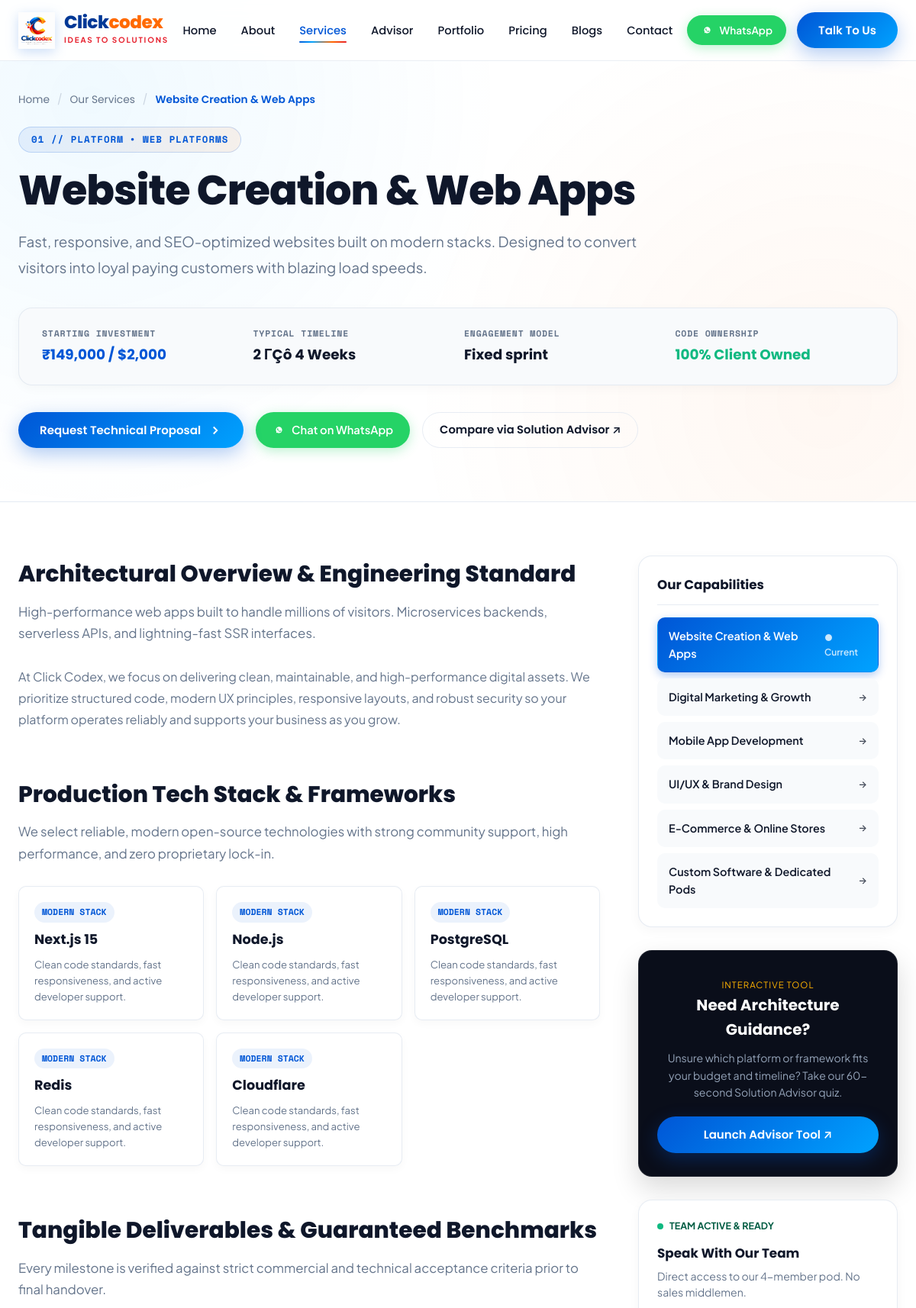
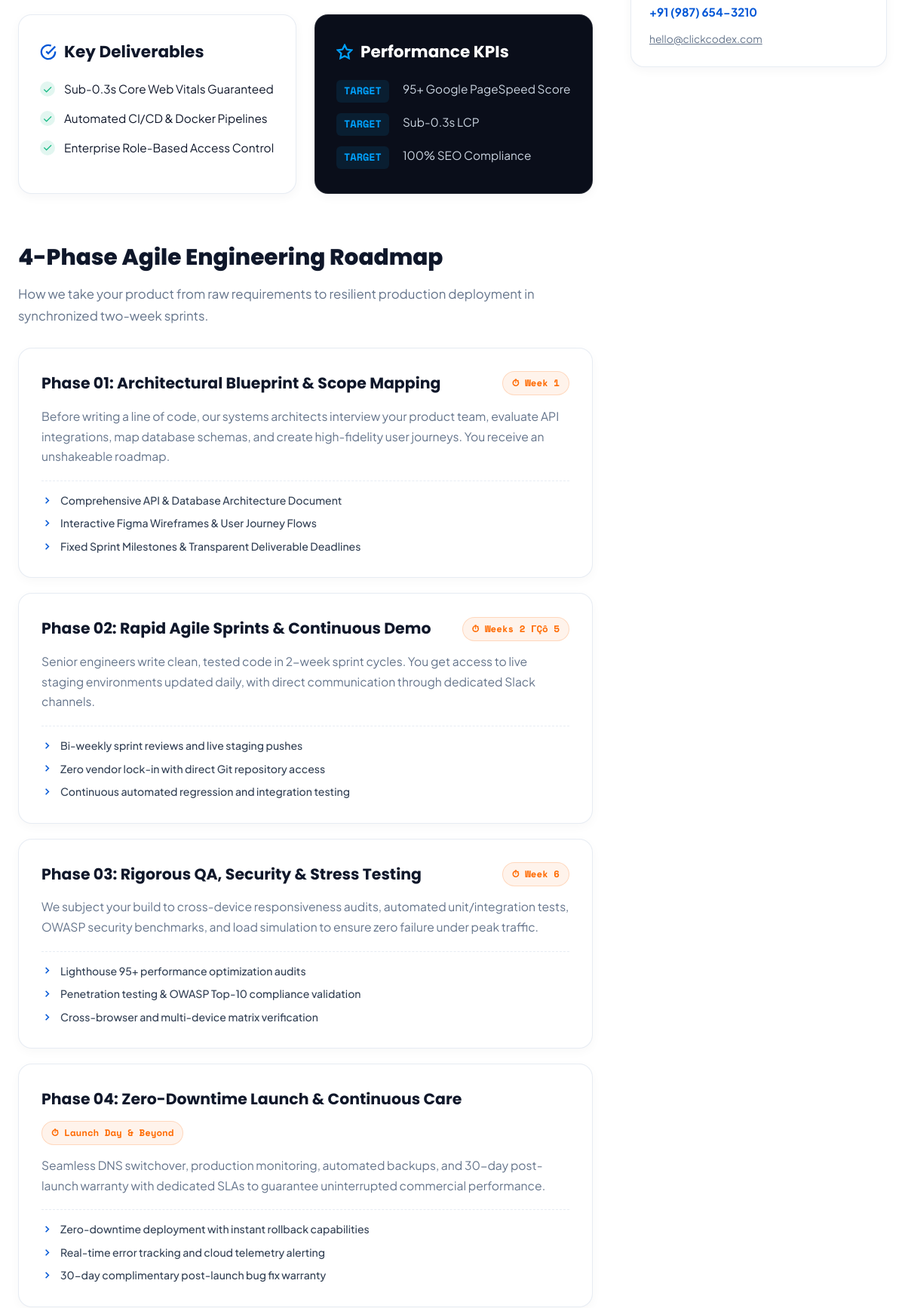
The page /services/website-development (upper part) on the database its author committed (2 pictures, top to bottom).
### tables this page shows
CREATE TABLE `services` (
  `id` int(10) unsigned NOT NULL AUTO_INCREMENT,
  `category_id` int(10) unsigned DEFAULT NULL,
  `service_code` varchar(60) NOT NULL,
  `slug` varchar(150) NOT NULL,
  `title` varchar(200) NOT NULL,
  `short_description` varchar(500) NOT NULL,
  `full_description` longtext DEFAULT NULL,
  `badge_label` varchar(100) DEFAULT 'CORE SERVICE',
  `icon_svg` text DEFAULT NULL,
  `featured_image` varchar(500) DEFAULT NULL,
  `starting_price_inr` decimal(12,2) DEFAULT NULL,
  `starting_price_usd` decimal(10,2) DEFAULT NULL,
  `price_model` enum('fixed_sprint','hourly','monthly_pod','custom') DEFAULT 'fixed_sprint',
  `typical_timeline` varchar(100) DEFAULT NULL,
  `tech_stack` longtext DEFAULT NULL COMMENT 'Array of technologies e.g. ["Next.js 15", "Node.js", "PostgreSQL", "Redis"]' CHECK (json_valid(`tech_stack`)),
  `key_deliverables` longtext DEFAULT NULL COMMENT 'Array of deliverables e.g. ["Sub-0.3s Core Web Vitals", "Automated CI/CD"]' CHECK (json_valid(`key_deliverables`)),
  `performance_kpis` longtext DEFAULT NULL COMMENT 'Metrics and benchmark guarantees' CHECK (json_valid(`performance_kpis`)),
  `is_featured` tinyint(1) NOT NULL DEFAULT 1,
  `is_active` tinyint(1) NOT NULL DEFAULT 1,
  `order_num` smallint(6) DEFAULT 0,
  `created_at` timestamp NOT NULL DEFAULT current_timestamp(),
  `updated_at` timestamp NOT NULL DEFAULT current_timestamp() ON UPDATE current_timestamp(),
  PRIMARY KEY (`id`),
  UNIQUE KEY `service_code` (`service_code`),
  UNIQUE KEY `slug` (`slug`),
  KEY `idx_service_slug` (`slug`),
  KEY `idx_service_active` (`is_active`,`is_featured`),
  KEY `fk_service_cat` (`category_id`),
  CONSTRAINT `fk_service_cat` FOREIGN KEY (`category_id`) REFERENCES `service_categories` (`id`) ON DELETE SET NULL
);

CREATE TABLE `service_categories` (
  `id` int(10) unsigned NOT NULL AUTO_INCREMENT,
  `name` varchar(100) NOT NULL,
  `slug` varchar(120) NOT NULL,
  `icon_svg` text DEFAULT NULL,
  `description` text DEFAULT NULL,
  `order_num` smallint(6) DEFAULT 0,
  `is_active` tinyint(1) NOT NULL DEFAULT 1,
  `created_at` timestamp NOT NULL DEFAULT current_timestamp(),
  `updated_at` timestamp NOT NULL DEFAULT current_timestamp() ON UPDATE current_timestamp(),
  PRIMARY KEY (`id`),
  UNIQUE KEY `slug` (`slug`)
);

CREATE TABLE `service_dossier_steps` (
  `id` int(10) unsigned NOT NULL AUTO_INCREMENT,
  `phase_code` varchar(50) NOT NULL,
  `phase_number` tinyint(4) NOT NULL,
  `phase_title` varchar(200) NOT NULL,
  `description` text NOT NULL,
  `typical_timeline` varchar(100) NOT NULL,
  `checkpoints` longtext NOT NULL COMMENT 'Array of milestone checkpoint items' CHECK (json_valid(`checkpoints`)),
  `order_num` smallint(6) DEFAULT 0,
  `is_active` tinyint(1) NOT NULL DEFAULT 1,
  `created_at` timestamp NOT NULL DEFAULT current_timestamp(),
  `updated_at` timestamp NOT NULL DEFAULT current_timestamp() ON UPDATE current_timestamp(),
  PRIMARY KEY (`id`),
  UNIQUE KEY `phase_code` (`phase_code`)
);

### app/Views/service-detail.php (the view, shortened to what the rows shown need)
<?php
$cleanWhatsapp = preg_replace('/[^0-9]/', '', (string)($settings['whatsapp_number'] ?? '919876543210'));
require_once __DIR__ . '/layout/header.php';
?>
<main>
  <section class="service-detail-hero">
    <div class="container">
      <nav class="service-breadcrumb-bar" aria-label="Breadcrumb">
        <a href="<?= BASE_URL ?>/">Home</a>
        <span class="service-breadcrumb-sep">/</span>
        <a href="<?= BASE_URL ?>/services">Our Services</a>
        <span class="service-breadcrumb-sep">/</span>
        <span style="color: var(--brand-blue); font-weight: 600;"><?= htmlspecialchars($service['title']) ?></span>
      </nav>
      <div class="service-category-badge">
        <span><?= htmlspecialchars($service['badge_label'] ?? '01 // CAPABILITY') ?></span>
        <?php if (!empty($service['category_name'])): ?>
          <span>• <?= htmlspecialchars($service['category_name']) ?></span>
        <?php endif; ?>
      </div>
      <h1 class="service-detail-title">
        <?= htmlspecialchars($service['title']) ?>
      </h1>
      <p class="service-detail-lead">
        <?= htmlspecialchars($service['short_description']) ?>
      </p>
      <div class="service-specs-strip">
        <div class="spec-cell">
          <span class="spec-label">Starting Investment</span>
          <span class="spec-val accent">
            ₹<?= number_format((float)$service['starting_price_inr']) ?> / $<?= number_format((float)$service['starting_price_usd']) ?>
          </span>
        </div>
        <div class="spec-cell">
          <span class="spec-label">Typical Timeline</span>
          <span class="spec-val">
            <?= htmlspecialchars($service['typical_timeline'] ?? '2 – 4 Weeks') ?>
          </span>
        </div>
        <div class="spec-cell">
          <span class="spec-label">Engagement Model</span>
          <span class="spec-val">
            <?= ucfirst(str_replace('_', ' ', (string)($service['price_model'] ?? 'Fixed Agile Sprint'))) ?>
          </span>
        </div>
        <div class="spec-cell">
        </div>
      </div>
      <div class="service-hero-actions">
        <button class="btn-primary" onclick="openConsultationModal('<?= addslashes($service['title']) ?>')">
        </button>
        <a href="https://wa.me/<?= $cleanWhatsapp ?>?text=<?= urlencode('Hi ClickCodex, I would like to inquire about ' . $service['title']) ?>"
           target="_blank" rel="noopener noreferrer" class="whatsapp-btn" style="padding: 12px 22px; font-size: 0.92rem;">
        </a>
        <a href="<?= BASE_URL ?>/service-finder" class="btn-outline" style="border: 1px solid var(--border-light); padding: 11px 22px; border-radius: 9999px; font-weight: 600; font-size: 0.92rem; color: var(--text-dark);">
        </a>
      </div>
    </div>
  </section>
  <section class="service-main-section">
    <div class="container">
      <div class="service-main-grid">
        <div class="service-content-col">
          <div class="detail-section-block">
            <h2 class="detail-section-heading">Architectural Overview & Engineering Standard</h2>
            <p class="detail-section-desc">
              <?= nl2br(htmlspecialchars($service['full_description'] ?? $service['short_description'])) ?>
            </p>
            <p style="color: var(--text-muted); font-size: 1rem; line-height: 1.75;">
              At Click Codex, we focus on delivering clean, maintainable, and high-performance digital assets. We prioritize structured code, modern UX principles, responsive layouts, and robust security so your platform operates reliably and supports your business as you grow.
            </p>
          </div>
          <?php if (!empty($service['tech_stack_arr'])): ?>
            <div class="detail-section-block">
              <h2 class="detail-section-heading">Production Tech Stack & Frameworks</h2>
            </div>
          <?php endif; ?>
          <div class="detail-section-block">
            <h2 class="detail-section-heading">Tangible Deliverables & Guaranteed Benchmarks</h2>
          </div>
          <?php if (!empty($dossierSteps)): ?>
            <div class="detail-section-block">
              <h2 class="detail-section-heading">4-Phase Agile Engineering Roadmap</h2>
              <div class="dossier-timeline-list">
                <?php foreach ($dossierSteps as $step): ?>
                  <div class="dossier-phase-card">
                    <div class="phase-card-header">
                      <h4 class="phase-card-title"><?= htmlspecialchars($step['phase_title']) ?></h4>
                      <span class="phase-timeline-pill">⏱ <?= htmlspecialchars($step['typical_timeline'] ?? 'Sprint Milestone') ?></span>
                    </div>
                    <p class="phase-card-desc"><?= htmlspecialchars($step['description']) ?></p>
                    <?php if (!empty($step['checkpoints_arr'])): ?>
                      <div class="phase-checkpoints-row">
                        <?php foreach ($step['checkpoints_arr'] as $cp): ?>
                          <div class="phase-checkpoint-item">
                            <svg width="15" height="15" viewBox="0 0 24 24" fill="none" stroke="currentColor" stroke-width="2.5"><polyline points="9 18 15 12 9 6"></polyline></svg>
                            <span><?= htmlspecialchars($cp) ?></span>
                          </div>
                        <?php endforeach; ?>
                      </div>
                    <?php endif; ?>
                  </div>
                <?php endforeach; ?>
              </div>
            </div>
          <?php endif; ?>
        </div>
        <aside class="service-sidebar-sticky">
          <div class="services-nav-menu-box">
            <div class="services-nav-list">
              <?php foreach ($allServicesNav as $navItem): ?>
                <?php $isCurrent = ($navItem['slug'] === $service['slug']); ?>
                <a href="<?= BASE_URL ?>/services/<?= $navItem['slug'] ?>"
                   class="services-nav-item <?= $isCurrent ? 'active' : '' ?>">
                  <span><?= htmlspecialchars($navItem['title']) ?></span>
                  <span style="font-size: 0.75rem; opacity: 0.8;"><?= $isCurrent ? '● Current' : '→' ?></span>
                </a>
              <?php endforeach; ?>
            </div>
          </div>
        </aside>
      </div>
    </div>
  </section>
</main>
<?php require_once __DIR__ . '/layout/footer.php'; ?>

### rows shown on the page
services: title "Website Creation & Web Apps", badge_label "01 // PLATFORM", category.name "WEB PLATFORMS", short_description "Fast, responsive, and SEO-optimized websites built on modern stacks. Designed to convert visitors into loyal paying customers with blazing load speeds.", starting_price_inr "149,000", starting_price_usd "2,000", typical_timeline "2 ΓÇô 4 Weeks", price_model "Fixed sprint", full_description "High-performance web apps built to handle millions of visitors. Microservices backends, serverless APIs, and lightning-fast SSR interfaces.", shows "● Current"
service_dossier_steps: phase_title "Phase 01: Architectural Blueprint & Scope Mapping", typical_timeline "Week 1", description "Before writing a line of code, our systems architects interview your product team, evaluate API integrations, map database schemas, and create high-fidelity user journeys. You receive an unshakeable roadmap.", cp "Comprehensive API & Database Architecture Document", cp "Interactive Figma Wireframes & User Journey Flows", cp "Fixed Sprint Milestones & Transparent Deliverable Deadlines"
service_dossier_steps: phase_title "Phase 02: Rapid Agile Sprints & Continuous Demo", typical_timeline "Weeks 2 ΓÇô 5", description "Senior engineers write clean, tested code in 2-week sprint cycles. You get access to live staging environments updated daily, with direct communication through dedicated Slack channels.", cp "Bi-weekly sprint reviews and live staging pushes", cp "Zero vendor lock-in with direct Git repository access", cp "Continuous automated regression and integration testing"
service_dossier_steps: phase_title "Phase 03: Rigorous QA, Security & Stress Testing", typical_timeline "Week 6", description "We subject your build to cross-device responsiveness audits, automated unit/integration tests, OWASP security benchmarks, and load simulation to ensure zero failure under peak traffic.", cp "Lighthouse 95+ performance optimization audits", cp "Penetration testing & OWASP Top-10 compliance validation", cp "Cross-browser and multi-device matrix verification"
service_dossier_steps: phase_title "Phase 04: Zero-Downtime Launch & Continuous Care", typical_timeline "Launch Day & Beyond", description "Seamless DNS switchover, production monitoring, automated backups, and 30-day post-launch warranty with dedicated SLAs to guarantee uninterrupted commercial performance.", cp "Zero-downtime deployment with instant rollback capabilities", cp "Real-time error tracking and cloud telemetry alerting", cp "30-day complimentary post-launch bug fix warranty"
services: title "Digital Marketing & Growth"
services: title "Mobile App Development"
services: title "UI/UX & Brand Design"
services: title "E-Commerce & Online Stores"
services: title "Custom Software & Dedicated Pods"

### other values the page prints
$settings['site_tagline'] "IDEAS TO SOLUTIONS"
$tech "Next.js 15"
$tech "Node.js"
$tech "PostgreSQL"
$tech "Redis"
$tech "Cloudflare"
$deliv "Sub-0.3s Core Web Vitals Guaranteed"
$deliv "Automated CI/CD & Docker Pipelines"
$deliv "Enterprise Role-Based Access Control"
$kpi "95+ Google PageSpeed Score"
$kpi "Sub-0.3s LCP"
$kpi "100% SEO Compliance"
$settings['contact_phone'] "+91 (987) 654-3210"
$settings['contact_email'] "hello@clickcodex.com"
